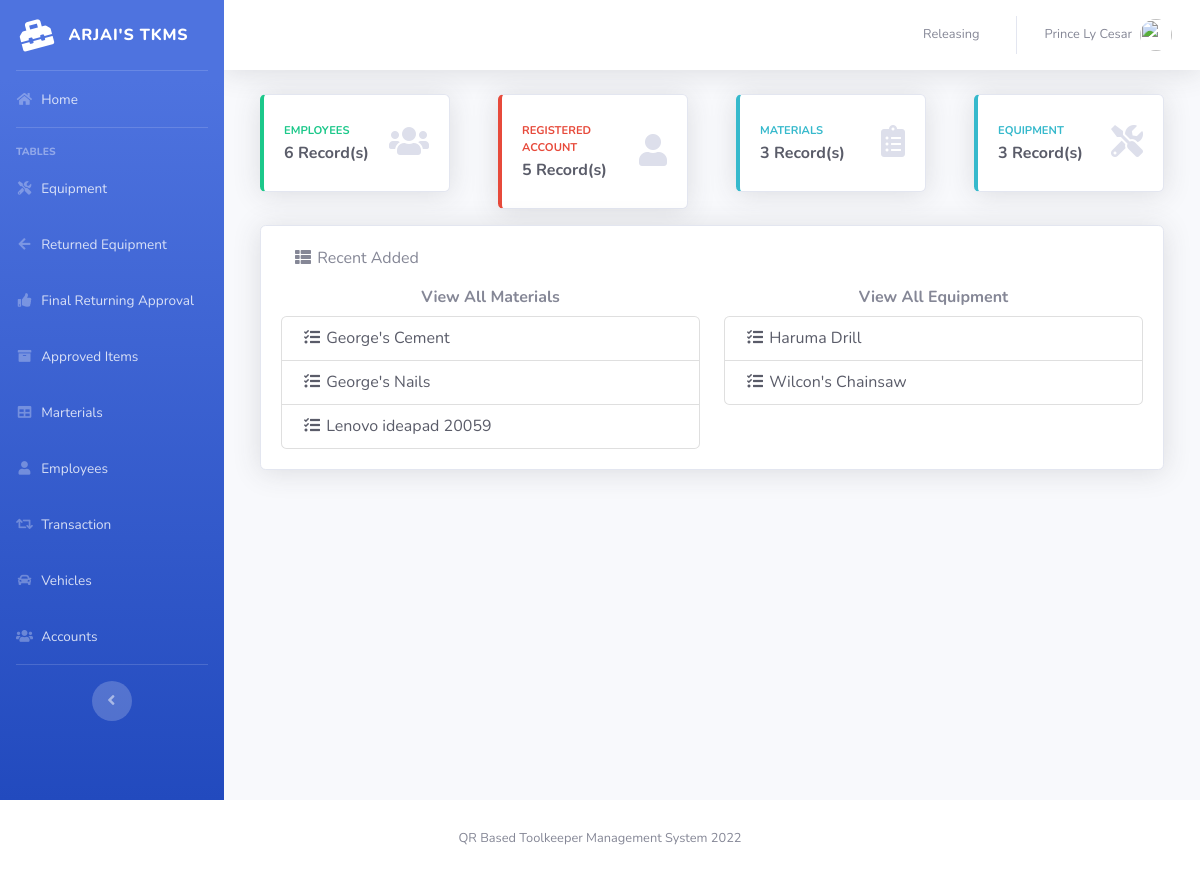
The page /pages/index.php (signed in) on the database as committed earlier.
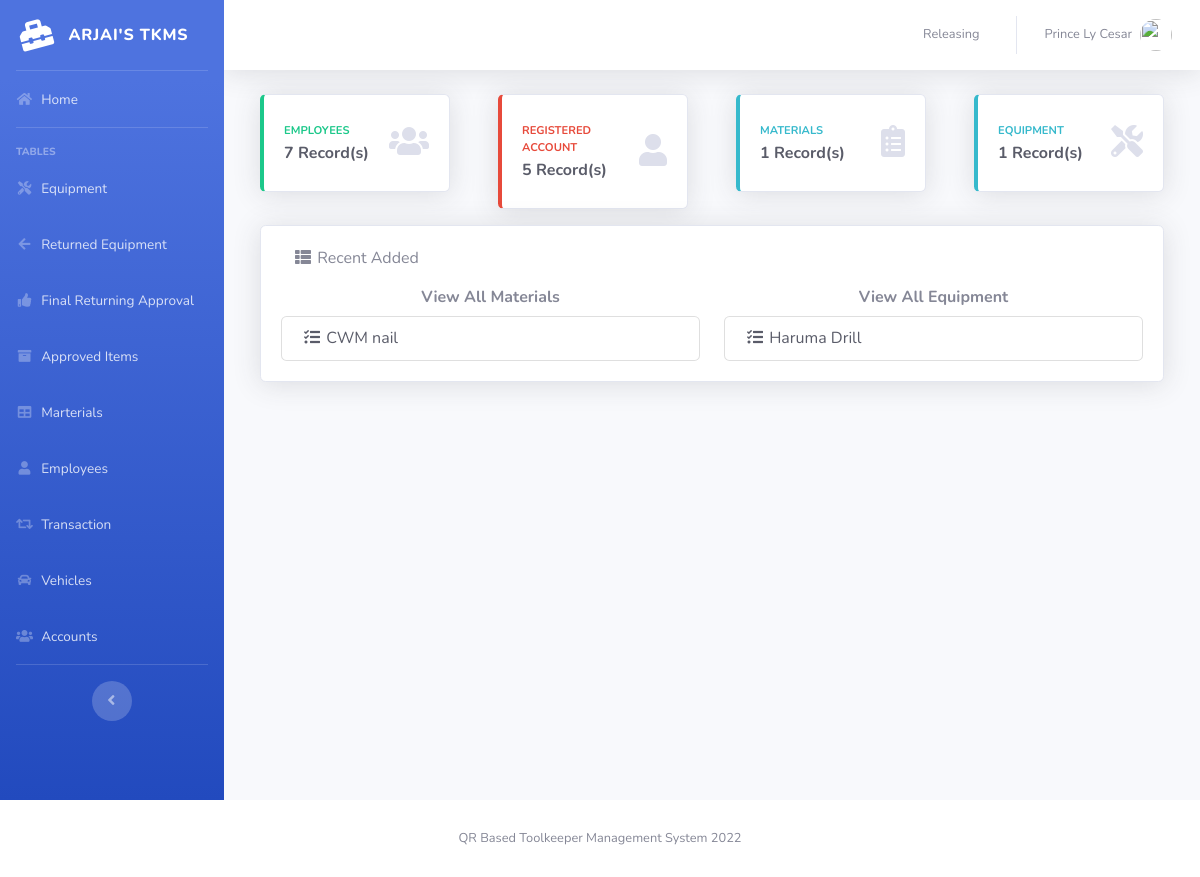
The same page on the database as committed later.
### tables this page shows
CREATE TABLE `product` (
  `PRODUCT_ID` int(11) NOT NULL,
  `PRODUCT_CODE` varchar(20) NOT NULL,
  `NAME` varchar(50) DEFAULT NULL,
  `DESCRIPTION` varchar(250) NOT NULL,
  `QTY_STOCK` int(11) DEFAULT NULL,
  `ON_HAND` int(11) NOT NULL,
  `PRICE` int(11) DEFAULT NULL,
  `CATEGORY_ID` int(11) DEFAULT NULL,
  `DATE_STOCK_IN` varchar(50) NOT NULL
);

CREATE TABLE `equipment` (
  `EQUIPMENT_ID` int(8) NOT NULL,
  `NAME` varchar(128) DEFAULT NULL,
  `DESCRIPTION` varchar(256) DEFAULT NULL,
  `UNITS` varchar(64) DEFAULT NULL,
  `QTY_STOCK` int(11) UNSIGNED DEFAULT 0,
  `PRICE` int(11) DEFAULT 0,
  `TYPE` varchar(32) DEFAULT NULL,
  `DATE_PURCHASED` datetime DEFAULT current_timestamp(),
  `status` varchar(32) DEFAULT NULL
);

### pages/index.php (the view, shortened to what the changed rows need)
<?php
include '../includes/connection.php';
include '../includes/sidebar.php';
?>
<div class="row show-grid">
    <div class="col-md-3">
        <div class="col-md-12 mb-3">
            <div class="card border-left-success shadow h-100 py-2">
                <div class="card-body">
                    <div class="row no-gutters align-items-center">
                        <div class="col mr-0">
                            <div class="text-xs font-weight-bold text-success text-uppercase mb-1">Employees</div>
                            <div class="h6 mb-0 font-weight-bold text-gray-800">
                                <?php
$query = "SELECT COUNT(*) FROM employee";
$result = mysqli_query($db, $query) or die(mysqli_error($db));
while ($row = mysqli_fetch_array($result)) {
    echo "$row[0]";
}
?> Record(s)
                            </div>
                        </div>
                    </div>
                </div>
            </div>
        </div>
    </div>
    <div class="col-md-3">
        <div class="col-md-12 mb-3">
            <div class="card border-left-danger shadow h-100 py-2">
                <div class="card-body">
                    <div class="row no-gutters align-items-center">
                        <div class="col mr-0">
                            <div class="text-xs font-weight-bold text-danger text-uppercase mb-1">Registered Account
                            </div>
                            <div class="h6 mb-0 font-weight-bold text-gray-800">
                                <?php
$query = "SELECT COUNT(*) FROM users WHERE TYPE_ID=2";
$result = mysqli_query($db, $query) or die(mysqli_error($db));
while ($row = mysqli_fetch_array($result)) {
    echo "$row[0]";
}
?> Record(s)
                            </div>
                        </div>
                    </div>
                </div>
            </div>
        </div>
    </div>
    <div class="col-md-3">
        <div class="col-md-12 mb-3">
            <div class="card border-left-info shadow h-100 py-2">
                <div class="card-body">
                    <div class="row no-gutters align-items-center">
                        <div class="col mr-0">
                            <div class="row no-gutters align-items-center">
                                <div class="col-auto">
                                    <div class="h6 mb-0 mr-3 font-weight-bold text-gray-800">
                                        <?php
$query = "SELECT COUNT(*) FROM product";
$result = mysqli_query($db, $query) or die(mysqli_error($db));
while ($row = mysqli_fetch_array($result)) {
    echo "$row[0]";
}
?> Record(s)
                                    </div>
                                </div>
                            </div>
                        </div>
                    </div>
                </div>
            </div>
        </div>
    </div>
    <div class="col-md-3">
        <div class="col-md-12 mb-3">
            <div class="card border-left-info shadow h-100 py-2">
                <div class="card-body">
                    <div class="row no-gutters align-items-center">
                        <div class="col mr-0">
                            <div class="row no-gutters align-items-center">
                                <div class="col-auto">
                                    <div class="h6 mb-0 mr-3 font-weight-bold text-gray-800">
                                        <?php
$query = "SELECT COUNT(*) FROM product";
$result = mysqli_query($db, $query) or die(mysqli_error($db));
while ($row = mysqli_fetch_array($result)) {
    echo "$row[0]";
}
?> Record(s)
                                    </div>
                                </div>
                            </div>
                        </div>
                    </div>
                </div>
            </div>
        </div>
    </div>
</div>
<div class="col">
    <div class="card shadow h-100">
        <div class="card-body">
            <div class="row row-cols-2">
                <div class="col">
                    <div class="h6 mb-0 mr-0 text-gray-800">
                        <div class="panel-body">
                            <div class="list-group">
                                <?php
$query = "SELECT NAME, PRODUCT_CODE FROM product order by PRODUCT_ID DESC LIMIT 10";
$result = mysqli_query($db, $query) or die(mysqli_error($db));
while ($row = mysqli_fetch_array($result)) {
    echo "<a href='#' class='list-group-item text-gray-800'>
                                          <i class='fa fa-tasks fa-fw'></i> $row[0]
                                          </a>";
}
?>
                            </div>
                        </div>
                    </div>
                </div>
                <div class="col">
                    <div class="h6 mb-0 mr-0 text-gray-800">
                        <div class="panel-body">
                            <div class="list-group">
                                <?php
$query = "SELECT NAME, TYPE FROM equipment order by EQUIPMENT_ID DESC LIMIT 10";
$result = mysqli_query($db, $query) or die(mysqli_error($db));
while ($row = mysqli_fetch_array($result)) {
    echo "<a href='#' class='list-group-item text-gray-800'>
                                          <i class='fa fa-tasks fa-fw'></i> $row[0]
                                          </a>";
}
?>
                            </div>
                        </div>
                    </div>
                </div>
            </div>
        </div>
    </div>
</div>
</div>
</div>
<?php
include '../includes/footer.php';
?>

Rows that differ between the two databases and show on the page:
removed product: NAME "George's Cement"
removed product: NAME "George's Nails"
removed product: NAME "Lenovo ideapad 20059"
removed equipment: NAME "Wilcon's Chainsaw"
added product: NAME "CWM nail"
Other text that changed with them:
new list line: "7"
new list line: "1"
list line gone: "6"
list line gone: "3"
